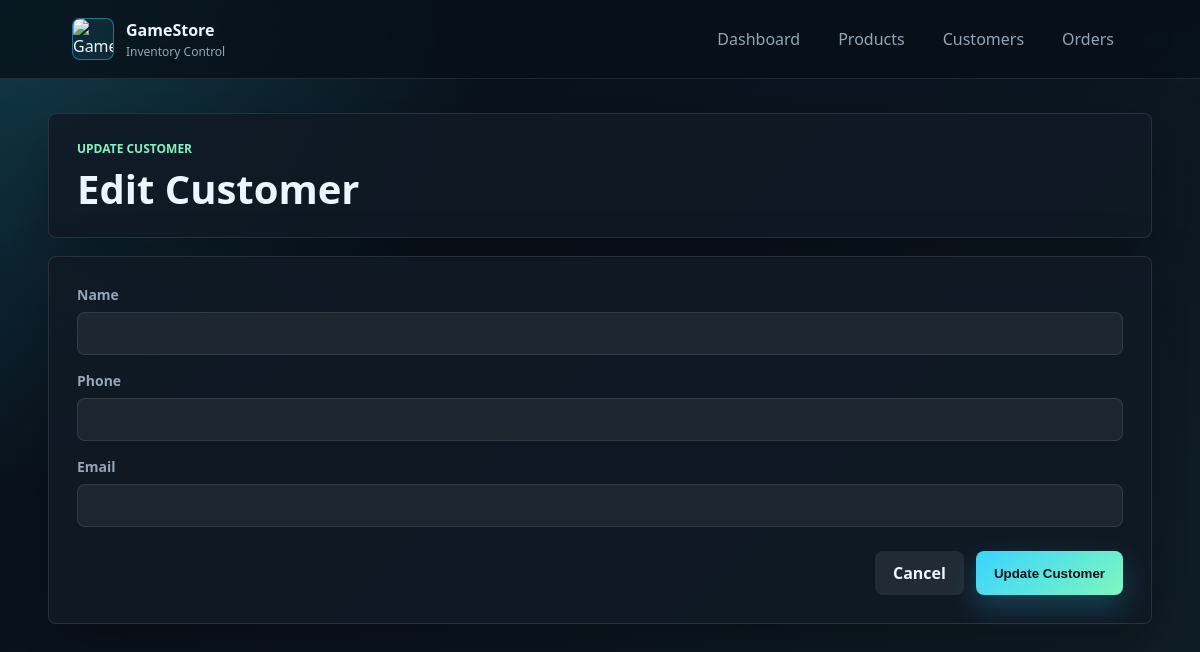
Page /edit_customer/8 on the earlier database version.
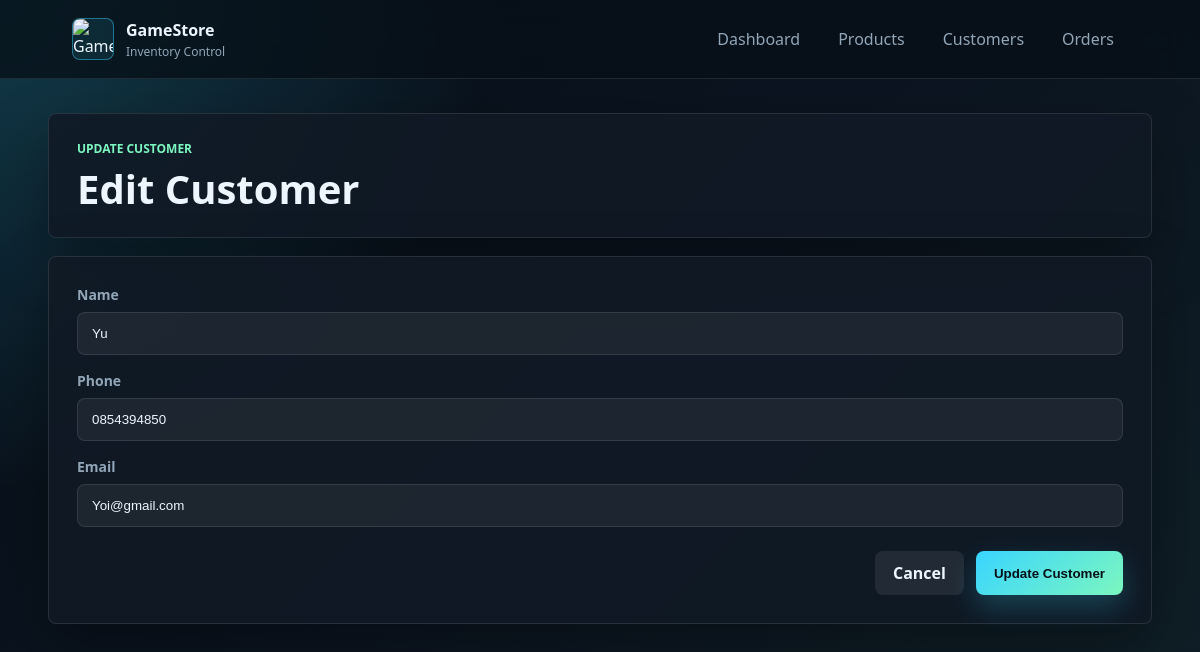
Same page on the later database version.
### tables this page shows
CREATE TABLE customers (
    customer_id INTEGER PRIMARY KEY AUTOINCREMENT,
    name TEXT NOT NULL,
    phone TEXT,
    email TEXT UNIQUE
);

### app.py (the view, shortened to what this page needs)
@app.route('/edit_customer/<int:id>', methods=['GET', 'POST'])
def edit_customer(id):
    conn = get_db_connection()
    customer = conn.execute('''
        SELECT * FROM customers
        WHERE customer_id = ?
    ''', (id,)).fetchone()
    error = None
    conn.close()
    return render_template(
        'edit_customer.html',
        customer=customer,
        error=error
    )

### app.py (called while the page is built)
def get_db_connection():
    conn = sqlite3.connect(app.config['DATABASE'])
    conn.row_factory = sqlite3.Row
    return conn

### templates/edit_customer.html (shortened to what this page needs)
{% extends 'base.html' %}
{% block content %}
<div class="page-header">
    <div>
        <p class="eyebrow">Update Customer</p>
        <h1>Edit Customer</h1>
    </div>
</div>
<form class="form-panel" method="post">
    <label>
        Name
        <input name="name" value="{{ customer.name }}" required>
    </label>
    <label>
        Phone
        <input name="phone" value="{{ customer.phone }}">
    </label>
    <label>
        Email
        <input name="email" type="email" value="{{ customer.email }}">
    </label>
    <div class="form-actions">
        <a class="btn ghost" href="/customers">Cancel</a>
        <button type="submit">Update Customer</button>
    </div>
</form>
{% endblock %}

Differences in the rows shown:
added customers: name "Yu", phone "0854394850", email "Yoi@gmail.com"
